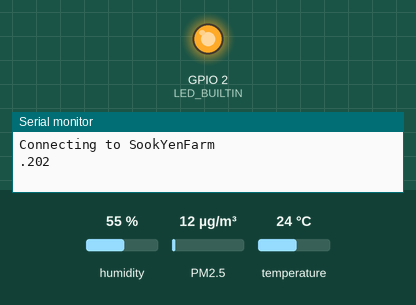
The sketch below on a simulated ESP32. Shown: output pins drawn as LEDs (lit = HIGH), the last lines printed to the serial monitor. The inputs (shaded band) are chosen by the test bench; at power-on: humidity 55 %, PM2.5 12 µg/m³, temperature 24 °C. WiFi joins after 1.5 s; servers stay silent unless stated; uploads are accepted with an empty reply. At 32.4 s the program puts the board to deep sleep or switches it off; the recording ends there.

Above: at 0.25 s.
At 31.5 s:
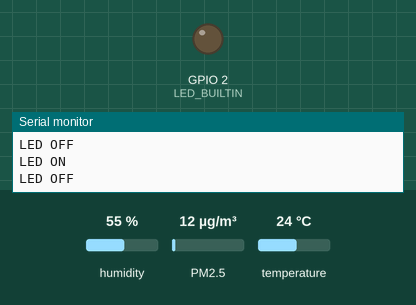
Timing chart, 0 to 32.4 s (numbered marks = the images above):
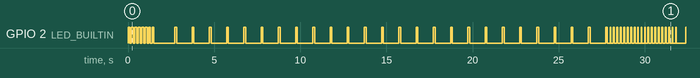

The sketch:

ESP32_PMSA003_PMSerial_SHT21_Wifi_deepsleep.ino
```cpp
#include <SoftwareSerial.h> // using SoftwareSerial might create problems in activating sleep mode, see additional Serial.flush(); below
#include "PMS.h"
#include <esp_task_wdt.h>

SoftwareSerial serialDust(18, 19); // RX, TX

PMS pms(serialDust);
PMS::DATA data;

#include <WiFi.h>
#include <HTTPClient.h>

#include <Wire.h>
#include "SHT21.h"

SHT21 SHT21;

#define uS_TO_S_FACTOR 1000000  /* Conversion factor for micro seconds to seconds */
#define TIME_TO_SLEEP  265        /* Time ESP will go to sleep (in seconds) */
#define WDT_TIMEOUT 120         //All process should be finished within 2 minutes.

const char* ssid     = "SookYenFarm";    // SSID Wifi
const char* password = "0863741677";   // Password Wifi
const char* host = "https://dashboard.sookyenfarm.com/esp-post-data.php";
const char* api   = "tonofarm.io";  //API Key
String sensorLocation = "13.8306416,100.5714156";

long timeout; // Time to WiFi Connect

// RSSI (WiFi Signal)
long rssi;

// ESP32 ChipID
uint32_t chipId = 0;

int analogInPin  = 34;    // Analog input pin
int sensorValue;
float calibration = -0.75; // Check Battery voltage using multimeter & add/subtract the value


int LED_BUILTIN = 2;

void connect() {
   // We start by connecting to a WiFi network
  Serial.println();
  Serial.println();
  Serial.print("Connecting to ");
  Serial.println(ssid);
  WiFi.begin(ssid, password);

  while (WiFi.status() != WL_CONNECTED) {
    // LED Status
    digitalWrite(LED_BUILTIN, HIGH);
    delay(100);
    digitalWrite(LED_BUILTIN, LOW);
    delay(100);
    //delay(500);
    Serial.print(".");
    timeout = millis();
    Serial.println(timeout);

    // Time Out got deep_sleep_mode save battery
    if (timeout > 60000) {
      Serial.print("TIME_OUT: ");
      Serial.println(timeout);
      Serial.print("Sleeping ");
      Serial.print(TIME_TO_SLEEP);
      Serial.println(" seconds ..");
      // Deep Sleep TIME_TO_SLEEP seconds
      ESP.deepSleep(TIME_TO_SLEEP * uS_TO_S_FACTOR);
    }
  }

  // Chip ID
  for(int i=0; i<17; i=i+8) {
    chipId |= ((ESP.getEfuseMac() >> (40 - i)) & 0xff) << i;
  }
  Serial.print("Chip ID: ");
  Serial.println(chipId);


  float vbatt = 0;
  sensorValue = analogRead(analogInPin);
  //vbatt = (((sensorValue * 3.3) / 1024) / 2 + calibration); //multiply by two as voltage divider network is 100K & 100K Resistor
  vbatt = (((sensorValue*4.2)/(1024*2)) + calibration) ; //multiply by two as voltage divider network is 100K & 100K Resistor

  // VCC
  Serial.print("Analog Read: ");
  Serial.println(sensorValue);
  Serial.print("VBATT: ");
  Serial.println(vbatt);

  // Wi-Fi Signal
  rssi = WiFi.RSSI();
  Serial.print("WiFi Signal: ");
  Serial.println(rssi);
  Serial.println("--------------------");

  Serial.println("");
  Serial.println("WiFi connected");
  Serial.println("IP address: ");
  Serial.println(WiFi.localIP());
  Serial.println("--------------------");
  Serial.print("Humidity(%RH): ");
  Serial.print(SHT21.getHumidity());
  Serial.print("     Temperature(C): ");
  Serial.println(SHT21.getTemperature());

  float t = SHT21.getTemperature();
  float h = SHT21.getHumidity();

  Serial.println("Waking up, wait 30 seconds for stable readings...");
  pms.wakeUp();
  for (int i=1; i<=30; i++) {
    Serial.println(i);
    if (i>=27) {
        for (int j=1; j<=5; j++) {
          digitalWrite(LED_BUILTIN, LOW);
          Serial.println("LED OFF");
          delay(150);
          digitalWrite(LED_BUILTIN, HIGH);
          Serial.println("LED ON");
          delay(50);
        }
      }
      else {
        digitalWrite(LED_BUILTIN, LOW);
        Serial.println("LED OFF");
        delay(900);
        digitalWrite(LED_BUILTIN, HIGH);
        Serial.println("LED ON");
        delay(100);

      }
  }
  //delay(30000);

  digitalWrite(LED_BUILTIN, LOW);
  Serial.println("LED OFF");

  Serial.println("Send read request...");
  pms.requestRead();

  if (pms.readUntil(data)) {
    Serial.print("PM 1.0 (ug/m3): ");
    Serial.println(data.PM_AE_UG_1_0);

    Serial.print("PM 2.5 (ug/m3): ");
    Serial.println(data.PM_AE_UG_2_5);

    Serial.print("PM 10.0 (ug/m3): ");
    Serial.println(data.PM_AE_UG_10_0);

    Serial.println();
  } else {
    Serial.println("No data.");
  }

  Serial.println("PMS Going to sleep.");
  Serial.flush(); // IMPORTANT when using software serial
  pms.sleep();


  Serial.print("connecting to ");
  Serial.println(host);

  // Show Connect Status
  digitalWrite(LED_BUILTIN, LOW);   // turn the LED on (HIGH is the voltage level)
  //delay(1000);
  Serial.println("LED ON");

  HTTPClient https;
  https.begin(host);

  // Specify content-type header
  https.addHeader("Content-Type", "application/x-www-form-urlencoded");

  // We now create a URI for the request
  String httpRequestData = "api_key=";
  httpRequestData += api;
  httpRequestData += "&sensor=";
  httpRequestData += chipId;
  httpRequestData += "&location=";
  httpRequestData += sensorLocation;
  httpRequestData += "&value1=";
  httpRequestData += t;
  httpRequestData += "&value2=";
  httpRequestData += h;
  httpRequestData += "&value3=";
  httpRequestData += data.PM_AE_UG_1_0;
  httpRequestData += "&value4=";
  httpRequestData += data.PM_AE_UG_2_5;
  httpRequestData += "&value5=";
  httpRequestData += data.PM_AE_UG_10_0;
  //httpRequestData += vbatt;
  httpRequestData += "&value6=";
  //httpRequestData += rssi;
  httpRequestData += vbatt;

  Serial.print("httpRequestData: ");
  Serial.println(httpRequestData);

  // Send HTTP POST request
  int httpResponseCode = https.POST(httpRequestData);

  if (httpResponseCode>0) {
    Serial.print("HTTP Response code: ");
    Serial.println(httpResponseCode);
  }
  else {
    Serial.print("Error code: ");
    Serial.println(httpResponseCode);
  }
  // Free resources
  https.end();
  digitalWrite(LED_BUILTIN, HIGH);
  //delay(1000);
  Serial.println("LED OFF");
}


void setup()
{
  //Config WDT
  esp_task_wdt_init(WDT_TIMEOUT, true);
  esp_task_wdt_add(NULL);

  SHT21.begin();
  // Serial Port setups
  Serial.begin(9600);   // used for print output


  //Serial.begin(9600);
  //Serial.setTimeout(2000);
  // LED Status
  pinMode(LED_BUILTIN, OUTPUT);

  serialDust.begin(9600); // software serial for dust sensor
  pms.passiveMode();    // Switch to passive mode

  // Connect WiFi and Send Data
  connect();

  Serial.print("Sleeping ");
  Serial.print(TIME_TO_SLEEP);
  Serial.println(" seconds ..");
  // Deep Sleep TIME_TO_SLEEP seconds
  ESP.deepSleep(TIME_TO_SLEEP * uS_TO_S_FACTOR); // 60e6 is 60 microsecondsESP.
}

void loop()
{

}
```

Measured:
- by itself, GPIO 2 (LED_BUILTIN): LOW → HIGH at 0.00 s, → LOW 0.10 s later, → HIGH 0.10 s later, → LOW 0.10 s later, … (109 changes in this stretch)
